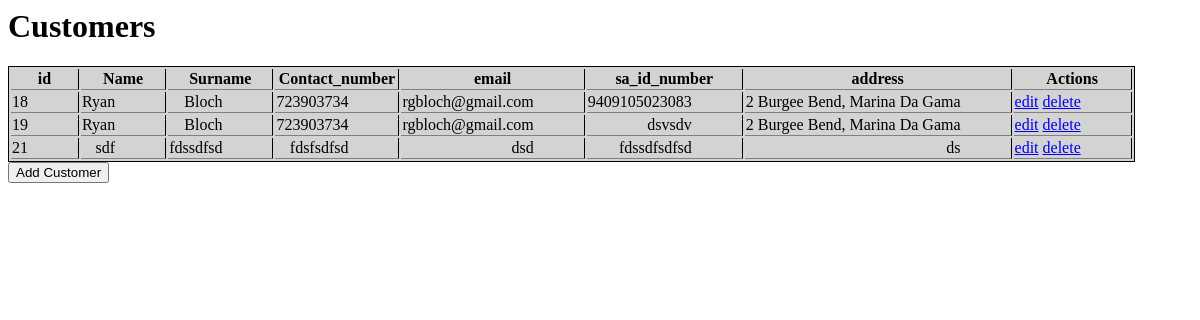
The page / on the database its author committed.
### tables this page shows
CREATE TABLE `customer` (
  `id` int(30) NOT NULL,
  `fname` varchar(50) DEFAULT '0',
  `surname` varchar(50) DEFAULT '0',
  `contact_number` varchar(50) DEFAULT '0',
  `email` varchar(50) DEFAULT '0',
  `sa_id_number` varchar(50) DEFAULT '0',
  `saddress` varchar(200) DEFAULT '0'
);

### connect.php (called while the page is built, shortened)
<?php
class mysql_database{
    public function __construct($host,$user, $pass,$db)
    {
       $this->conn = new mysqli($host, $user, $pass,$db);
    }
    public function fetch($query){
     return $this->conn->query($query);
    }
}
?>

### index.php (the view, shortened to what this page needs)
<?php
  require_once('connect.php');
?>
<html>
 <head>
    <link rel="stylesheet" href="style.css">
 </head>
   <body>
   <h1>Customers</h1>
      <table>
        <tr><th>id</th><th>Name </th><th>Surname </th><th>Contact_number </th><th>email </th><th>sa_id_number </th><th>address</th><th>Actions</th></tr>
           <?php
              $cust = new mysql_database('localhost','root','','dvd_shop');
              $result = $cust->fetch("SELECT * FROM customer");
              while ($row = $result->fetch_assoc()) {
             ?>
                <td><?php echo $row["id"]?></td>
                <td><?php echo $row["fname"]?></td>
                <td><?php echo $row["surname"]?></td>
                <td><?php echo $row["contact_number"]?></td>
                <td><?php echo $row["email"]?></td>
                <td><?php echo $row["sa_id_number"]?></td>
                <td><?php echo $row["saddress"]?></td>
                <td><a href="custUpdate.php?id=<?php echo $row['id']?>">edit</a> <a href="custDelete.php?id=<?php echo $row['id']?>">delete</a></td></tr>
          <?php  } ?>
        </table>
        <form action="addCust.php">
          <input  type="submit" value="Add Customer">
        </form>
   </body>
</html>

### style.css (style rules this page uses)
table { border: 1px solid black; background-color:lightgrey; }
td { padding-right:50px; border-bottom:1px solid grey; }
td { text-align:right; border-right: 1px solid black; }
th { border-bottom:1px solid grey; border-right: 1px solid black; }

### rows shown on the page
customer: id "18", fname "Ryan", surname "Bloch", contact_number "723903734", email "rgbloch@gmail.com", sa_id_number "9409105023083", saddress "2 Burgee Bend, Marina Da Gama"
customer: id "19", fname "Ryan", surname "Bloch", contact_number "723903734", email "rgbloch@gmail.com", sa_id_number "dsvsdv", saddress "2 Burgee Bend, Marina Da Gama"
customer: id "21", fname "sdf", surname "fdssdfsd", contact_number "fdsfsdfsd", email "dsd", sa_id_number "fdssdfsdfsd", saddress "ds"
